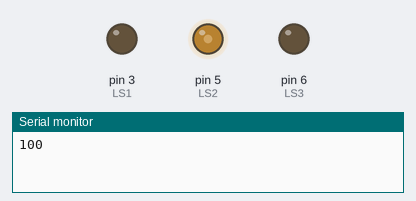
Bench run of a sketch on a simulated Arduino Uno, built with avr-gcc and run on an emulated ATmega328P. Parts: output pins drawn as LEDs (lit = HIGH), the last lines printed to the serial monitor.

Above: at 0.05 s.
At 6.0 s:
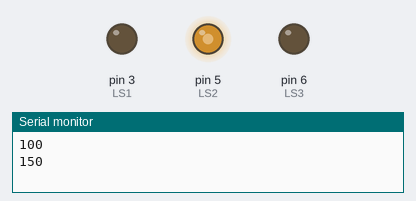
At 9.0 s:
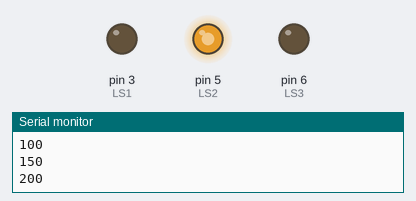
At 12.0 s:
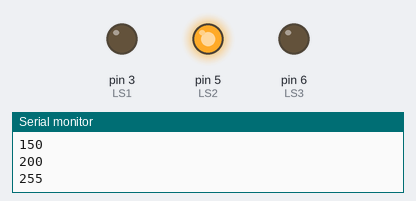
Timing chart, 0 to 15.6 s (numbered marks = the images above):
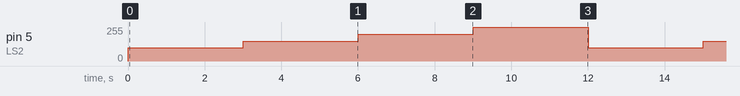

Measured:
- by itself, pin 5 (LS2): repeats every 12.0 s: 150/255 3.0 s, 200/255 3.0 s, 255/255 3.0 s, 100/255 3.0 s

The sketch:

RumberMotor_Test.ino
```cpp
// at 3v the best analogWrite is 100(low), 150(med), 200(high), 255(extreme)
// although 100 may be too low to use but anything below that and the motor wont turn
// running at 5v, although would be nice, will brown out the board and cuase it to reboot :(


#define LS1       3
#define LS2       5
#define LS3       6

int step = 0;

void setup() {
  pinMode(LS1, OUTPUT);
  pinMode(LS2, OUTPUT);
  pinMode(LS3, OUTPUT);
  //digitalWrite(LS1,HIGH);
  //digitalWrite(LS2,HIGH);
  //digitalWrite(LS3,HIGH);
  Serial.begin(9600);
}

void loop() {
    Serial.println(100);
    analogWrite(LS2,100);
    delay(3000);
    Serial.println(150);
    analogWrite(LS2,150);
    delay(3000);
    Serial.println(200);
    analogWrite(LS2,200);
    delay(3000);
    Serial.println(255);
    analogWrite(LS2,255);
    delay(3000);

    //analogWrite(LS1,255);
    //digitalWrite(LS1,HIGH);
}
```
